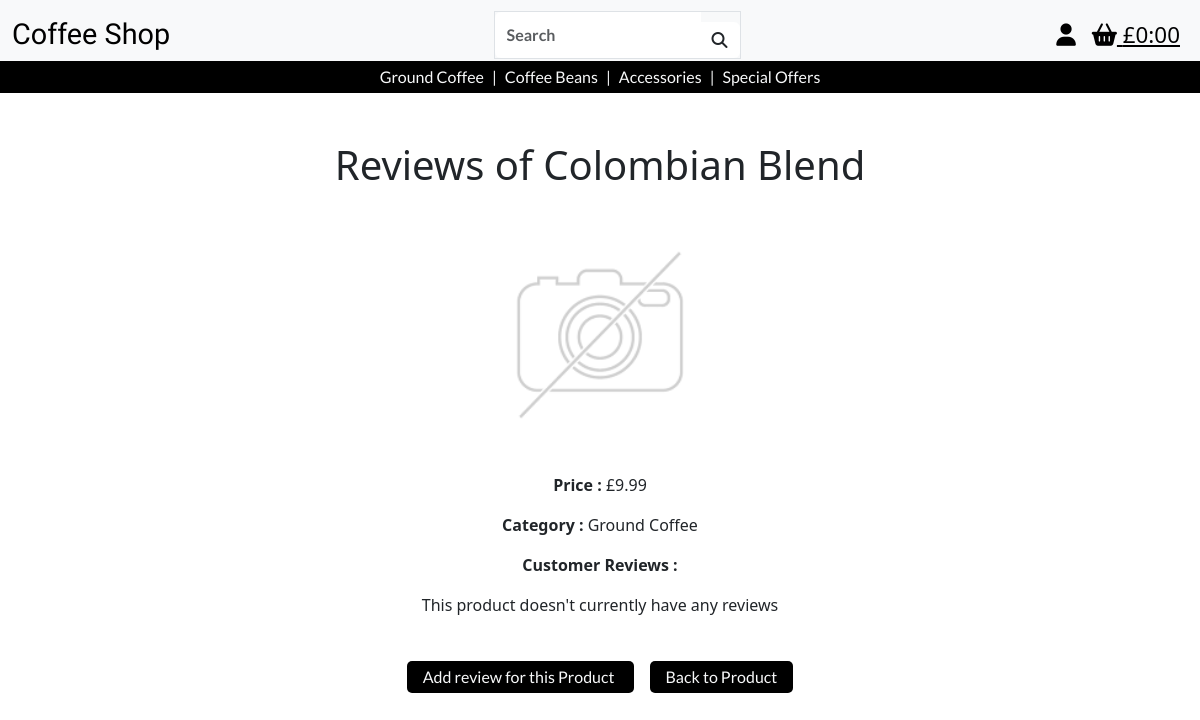
The app's page /reviews/1/, older data.
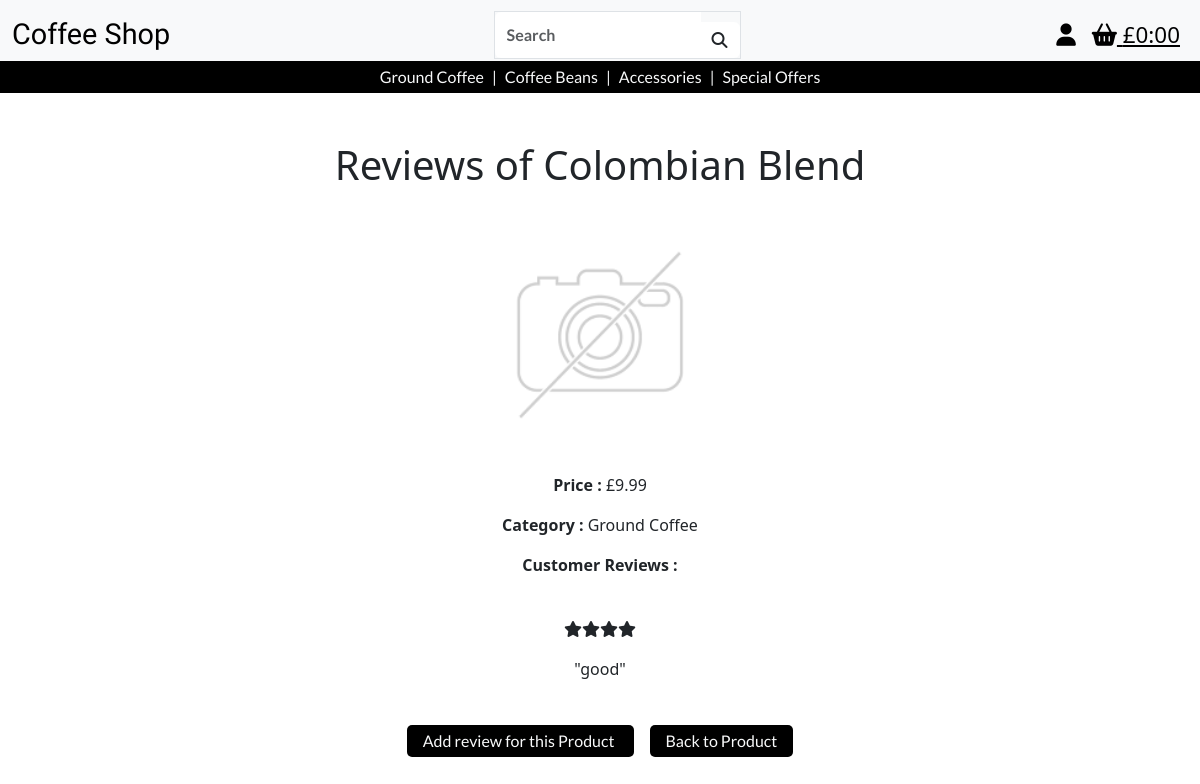
The same page, newer data.
### reviews/models.py (models this page shows, shortened)
class Reviews(models.Model):
    class Meta:
        verbose_name_plural = 'reviews'
    product = models.ForeignKey('products.Product', on_delete=models.SET_NULL, null=True, blank=False, related_name='reviews')
    user = models.ForeignKey(
        UserProfile, on_delete=models.CASCADE, null=False, blank=False, related_name='reviews'
    )
    review_id = models.AutoField(primary_key=True)
    review = models.TextField(max_length=1000, blank=True)
    rating = models.FloatField(validators=[MinValueValidator(
        1), MaxValueValidator(5)], null=False, blank=False)
    created_at = models.DateTimeField(auto_now_add=True)
    updated_at = models.DateTimeField(auto_now=True)

### reviews/views.py (the view)
# urls.py: path('<int:product_id>/', views.product_reviews, name='product_reviews'),
def product_reviews(request, product_id):
    product = get_object_or_404(Product, pk=product_id)
    reviews = product.reviews.all()
    context = {
        'product': product,
        'reviews': reviews,
    }
    return render(request, 'reviews/product_reviews.html', context)

### bag/contexts.py (called while the page is built, shortened)
def bag_contents(request):
    bag_items = []
    total = 0
    product_count = 0
    bag = request.session.get('bag', {})
    if total < settings.FREE_DELIVERY_THRESHOLD:
        delivery = total * Decimal(settings.STANDARD_DELIVERY_PERCENTAGE / 100)
        free_delivery_delta = settings.FREE_DELIVERY_THRESHOLD - total
    else:
        delivery = 0
        free_delivery_delta = 0
    grand_total = delivery + total
    context = {
        'bag_items' : bag_items,
        'total' : total,
        'product_count' : product_count,
        'delivery': delivery,
        'free_delivery_delta' : free_delivery_delta,
        'free_delivery_threshold' : settings.FREE_DELIVERY_THRESHOLD,
        'grand_total' : grand_total,
    }
    return context

### reviews/templates/reviews/product_reviews.html (shortened to what this page needs)
{% extends 'base.html' %} {% load static %} {% block extra_css %}
<link rel="stylesheet" href="{% static 'css/products.css' %}" />
{% endblock%} {% block content %}
<div class="container-fluid text-center">
  <div class="row justify-content-center">
    <div class="col-8 mt-5 products-header">
      <h1>Reviews of {{ product.product_name }}</h1>
    </div>
  </div>
  <div class="row justify-content-center">
    <div class="col-8 col-sm-3 product-details-container">
      {% if product.image %}
      <a href="{{ product.image.url }}" target="_blank">
        <img
          class="card-img-top img-fluid"
          src="{{ product.image.url }}"
          alt="{{ product.name }}"
        />
      </a>
      {% else %}
      <a href="{{ MEDIA_URL }}noimage.png" target="_blank">
        <img
          class="card-img-top img-fluid"
          src="{{ MEDIA_URL }}noimage.png"
          alt="{{ product.name }}"
        />
      </a>
      {% endif %}
      <p><strong>Price :</strong> £{{ product.price }}</p>
      {% if product.category %}
      <p><strong>Category :</strong> {{ product.category.friendly_name }}</p>
      {% endif %}
      <p><strong>Customer Reviews :</strong></p>
    </div>
  </div>
  <div class="text-center">
    {% if reviews %} {% for review in reviews %} {% if review.rating == 1 %}
    <p class="mt-4"><i class="fa-solid fa-star"></i></p>
    {% elif review.rating == 2 %}
    <p class="mt-4">
      <i class="fa-solid fa-star"></i><i class="fa-solid fa-star"></i>
    </p>
    {% elif review.rating == 3 %}
    <p class="mt-4">
      <i class="fa-solid fa-star"></i><i class="fa-solid fa-star"></i
      ><i class="fa-solid fa-star"></i>
    </p>
    {% elif review.rating == 4 %}
    <p class="mt-4">
      <i class="fa-solid fa-star"></i><i class="fa-solid fa-star"></i
      ><i class="fa-solid fa-star"></i><i class="fa-solid fa-star"></i>
    </p>
    {% elif review.rating == 5 %}
    <p class="mt-4">
      <i class="fa-solid fa-star"></i><i class="fa-solid fa-star"></i
      ><i class="fa-solid fa-star"></i><i class="fa-solid fa-star"></i
      ><i class="fa-solid fa-star"></i>
    </p>
    {% endif %}
    <p class="mb-5">"{{ review.review }}"</p>
     {% endfor %} {% else %}
    <p>This product doesn't currently have any reviews</p>
    {% endif %}
  </div>
  <div class="mt-5">
    <a
      href="{% url 'add_review' product.id %}"
      class="button d-block d-sm-inline m-2"
    >
      Add review for this Product
    </a>
    <a
      href="{% url 'product_detail' product.id %}"
      class="button d-block d-sm-inline m-2"
    >
      Back to Product
    </a>
  </div>
</div>
{% endblock %}

Row changes from the older to the newer data that the page shows:
added Reviews: rating 4 (drawn), review "good"
Text that changed along with them:
text no longer shown: "This product doesn't currently have any reviews"
